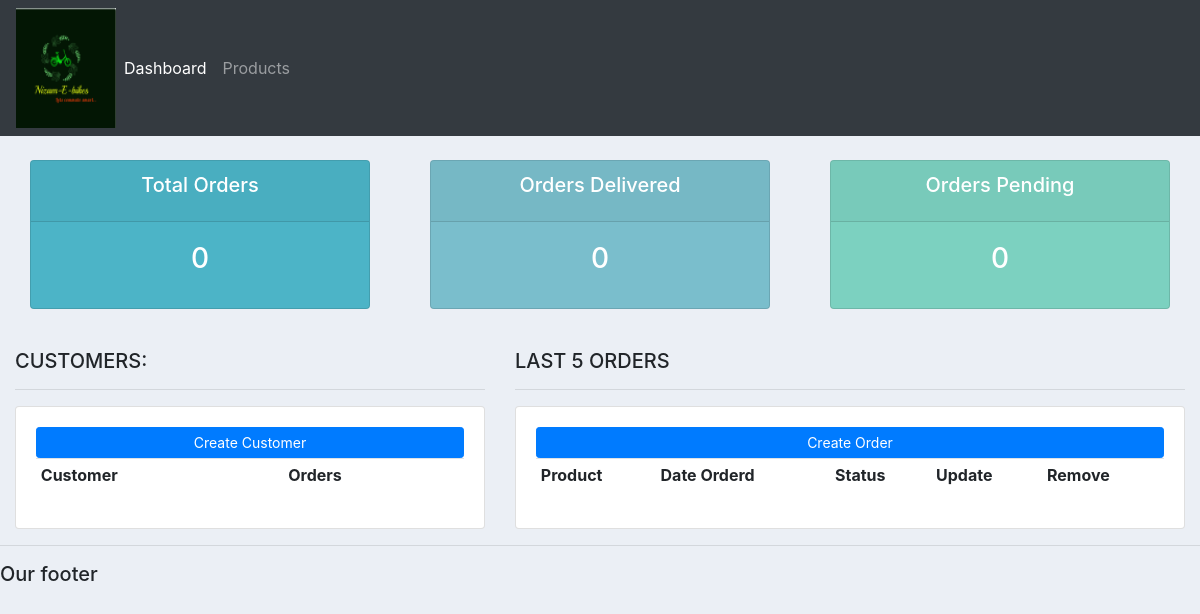
/, run on an earlier commit of the app's database.
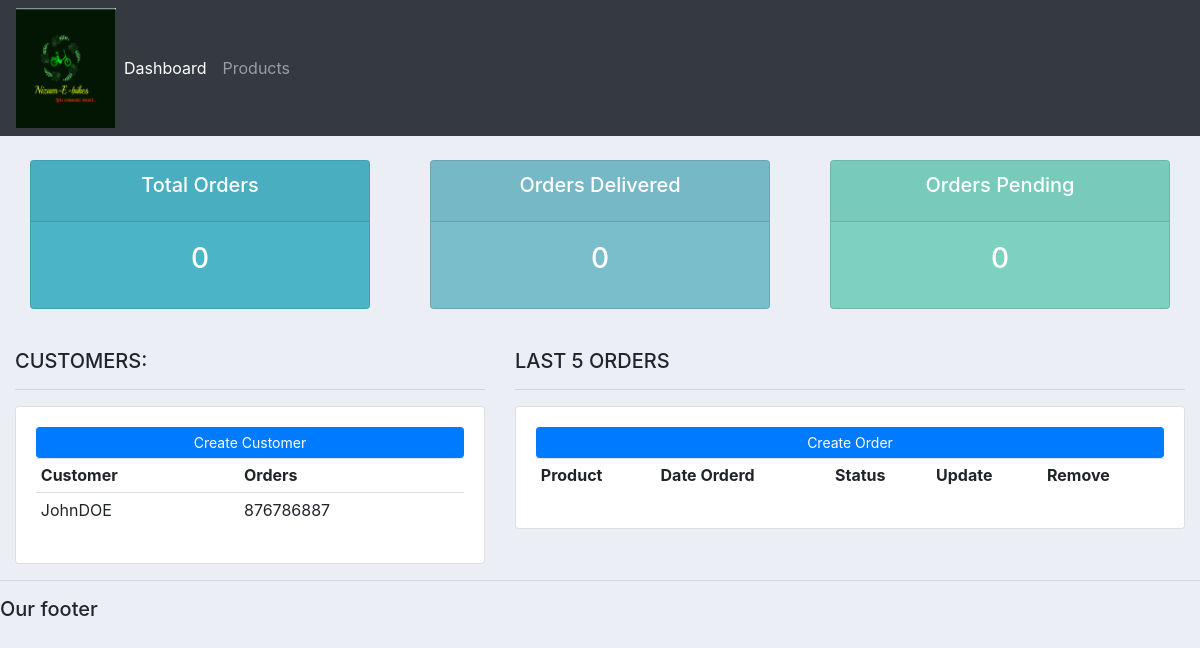
And on a later commit of the database.
### accounts/models.py (models this page shows, shortened)
class Customer(models.Model):
    name=models.CharField(max_length=200,null=True)
    phone=models.CharField(max_length=200)
    email=models.CharField(max_length=200)
    date_created=models.DateTimeField(auto_now_add=True)

### accounts/views.py (the view)
# urls.py: path('', views.home),
def home(request):
    orders=Order.objects.all()
    customers=Customer.objects.all()
    total_customers=customers.count()
    total_orders=orders.count()
    delivered=orders.filter(status='Delivered').count()
    pending=orders.filter(status='Pending').count()
    context={'orders':orders,'customers':customers,'total_orders':total_orders,'delivered':delivered,'pending':pending}
    return render(request,'accounts/dashboard.html',context)

### accounts/templates/accounts/dashboard.html (shortened to what this page needs)
{%  extends 'accounts/main.html' %}
{% block content %}
{%  include 'accounts/status.html' %}
<br>
<div class="row">
	<div class="col-md-5">
		<h5>CUSTOMERS:</h5>
		<hr>
		<div class="card card-body">
			<a class="btn btn-primary  btn-sm btn-block" href="">Create Customer</a>
			<table class="table table-sm">
				<tr>
					<th>Customer</th>
					<th>Orders</th>
				</tr>
				{% for customer in customers %}
				<tr>
					<td>
						{{customer.name}}
					</td>
					<td>
						{{customer.phone}}
					</td>
				</tr>
				{% endfor %}
			</table>
		</div>
	</div>
	<div class="col-md-7">
		<h5>LAST 5 ORDERS</h5>
		<hr>
		<div class="card card-body">
			<a class="btn btn-primary  btn-sm btn-block" href="">Create Order</a>
			<table class="table table-sm">
				<tr>
					<th>Product</th>
					<th>Date Orderd</th>
					<th>Status</th>
					<th>Update</th>
					<th>Remove</th>
				</tr>
			</table>
		</div>
	</div>
</div>
{% endblock %}

What changed in the data, as far as the page shows it:
added Customer: name "JohnDOE", phone "876786887"
